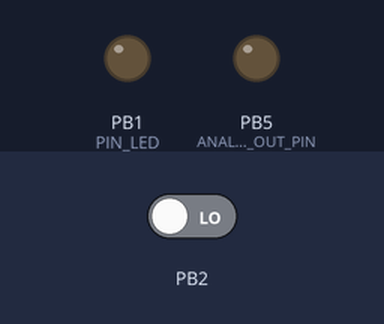
Bench run of a sketch on a simulated ATtiny85, built with avr-gcc and run on an emulated ATtiny85. On the bench: output pins drawn as LEDs (lit = HIGH). The inputs (shaded band) are chosen by the test bench; at power-on: PB2 LOW.

Above: at 1.2 s.
1.3 s: PB2 driven HIGH
At 1.8 s:
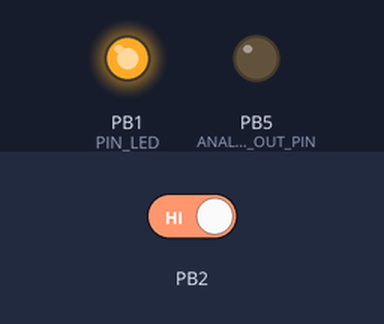
2.8 s: PB2 driven LOW
At 4.1 s:
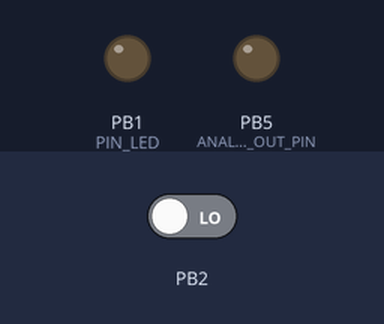
Timing chart, 0 to 5.8 s (numbered marks = the images above; inputs shaded):
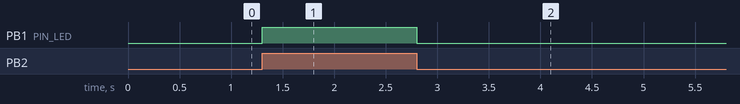

Measured:
- after the input at 1.3 s, PB1 (PIN_LED): LOW → HIGH at once
- after the input at 2.8 s, PB1 (PIN_LED): HIGH → LOW at once

The sketch:

pwm2analog.ino
```cpp
/**
 * Convert a PPM signal to an analog output
 *
 * Convert a PWM signal to analog
 *
 * Expecting a single channel value > 1000ns and < 2000ns. The result shall be
 * min: 0V, max 5V. RSSI is expected that way by APM on an analog 5V pin.
 *
 * This code is written for a Digispark.
 *
 * (c) 2014, Simon Wunderlin, <swunderlin()gmai1:com>
 */

#define PIN_LED 1
#define PIN_PPMINT 0 // pin 3 ??
#define PPM_MAX 2000
#define PPM_MIN 1000
#define ANALOG_OUT_PIN 5

volatile unsigned long startPulse = 0;
volatile double val, val_last = 0;
volatile uint8_t state = LOW;
volatile uint8_t a_out = 0;

void setup() {
	pinMode(PIN_LED, OUTPUT);
	attachInterrupt(PIN_PPMINT, begin, RISING);
}

// the loop routine runs over and over again forever:
void loop() {
	digitalWrite(PIN_LED, state);
	// use last good ppm frame and convert it to an analog value, 0-255
	// 255 == 5V, 5V = 100%, 0V = 0% on APM:Plane
	a_out = map(val, PPM_MAX, PPM_MIN, 255, 0);
	// write it out to analog pin
	analogWrite(ANALOG_OUT_PIN, a_out);
}

void begin() {
	startPulse = micros();
	state = HIGH;
	detachInterrupt(PIN_PPMINT);
	attachInterrupt(PIN_PPMINT, end, FALLING);
}

void end() {
	val = micros() - startPulse;
	state = LOW;
	detachInterrupt(PIN_PPMINT);
	attachInterrupt(PIN_PPMINT, begin, RISING);
	if (val < PPM_MIN || val > PPM_MAX)
		val = val_last;
	else
		val_last = val;
}
```
